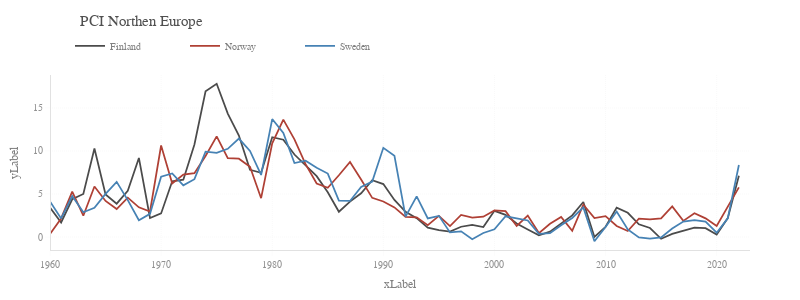

The notebook cell this image was saved under:
### Code cell
fig = pl_figure(figsize=(800, 300))

pl_plot(
    go.Scatter(x=data.index, y=data['Finland'], mode='lines', line_color=palette[0], name='Finland'), fig)
pl_plot(
    go.Scatter(x=data.index, y=data['Norway'], mode='lines', name='Norway'), fig)
pl_plot(
    go.Scatter(x=data.index, y=data['Sweden'], mode='lines', line_color=palette[2], name='Sweden'), fig)

pl_labels(x='xLabel', y='yLabel', fig=fig)
pl_title('PCI Northen Europe', size=15, fig=fig)
# pl_rstyle(xticks=[1960, 2025, 5], yticks=[0, 20, 5], ylim=[-1, 20])

fig.show(config=config)
pl_savefig(fig, 'pci_scandinavia', dir=path_save_img, config=config)
